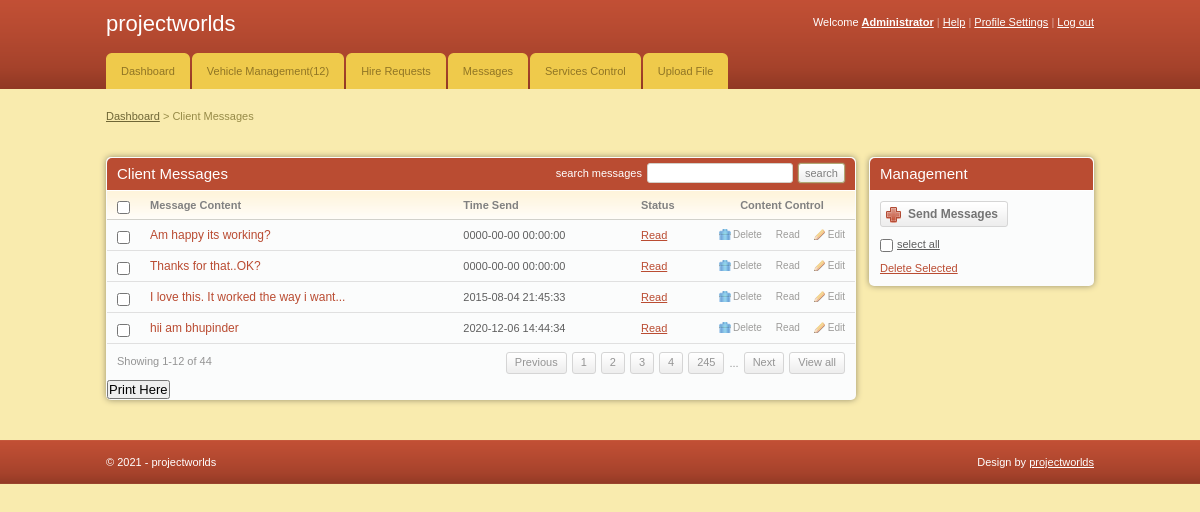
The app's page /admin/index.php (signed in) with its own data.
### tables this page shows
CREATE TABLE `message` (
  `msg_id` int(11) NOT NULL,
  `client_id` int(11) NOT NULL,
  `message` varchar(255) NOT NULL,
  `status` varchar(255) NOT NULL,
  `time` datetime NOT NULL
);

### admin/index.php (the view, shortened to what this page needs)
<!DOCTYPE html PUBLIC "-//W3C//DTD XHTML 1.0 Transitional//EN" "http://www.w3.org/TR/xhtml1/DTD/xhtml1-transitional.dtd">
<html xmlns="http://www.w3.org/1999/xhtml">
<head>
	<link rel="stylesheet" href="css/style.css" type="text/css" media="all" />
</head>
<body>
<div id="header">
	<div class="shell">
		<?php
			include 'menu.php';
		?>
		</div>
	</div>
<div id="container">
	<div class="shell">
		<div class="small-nav">
			<a href="index.php">Dashboard</a>
			<span>&gt;</span>
			Client Messages
		</div>
		<br />
		<div id="main">
			<div id="content">
				<div class="box">
					<div class="box-head">
						<h2 class="left">Client Messages</h2>
						<div class="right">
							<label>search messages</label>
							<input type="text" class="field small-field" />
							<input type="submit" class="button" value="search" />
						</div>
					</div>
					<div class="table">
						<table width="100%" border="0" cellspacing="0" cellpadding="0">
							<tr>
								<th width="13"><input type="checkbox" class="checkbox" /></th>
								<th>Message Content</th>
								<th>Time Send</th>
								<th>Status</th>
								<th width="110" class="ac">Content Control</th>
							</tr>
							<?php
								include '../includes/config.php';
								$select = "SELECT * FROM message";
								$result = $conn->query($select);
								while($row = $result->fetch_assoc()){
							?>
							<tr>
								<td><input type="checkbox" class="checkbox" /></td>
								<td><h3><a href="#"><?php echo $row['message'] ?></a></h3></td>
								<td><?php echo $row['time'] ?></td>
								<td><a href="#"><?php echo $row['status'] ?></a></td>
								<td><a href="javascript:sureToApprove(<?php echo $row['msg_id'];?>)" class="ico del">Delete</a><a href="javascript:read(<?php echo $row['msg_id'];?>)" name="read" class="ico ">Read</a><a href="#" class="ico edit">Edit</a></td>
							</tr>
							<?php
								}
							?>
						</table>
						<div class="pagging">
							<div class="left">Showing 1-12 of 44</div>
							<div class="right">
								<a href="#">Previous</a>
								<a href="#">1</a>
								<a href="#">2</a>
								<a href="#">3</a>
								<a href="#">4</a>
								<a href="#">245</a>
								<span>...</span>
								<a href="#">Next</a>
								<a href="#">View all</a>
							</div>
						</div>
					</div>
					<h2><input type="submit" onclick="window.print()" value="Print Here" /></h2>
				</div>
			</div>
			<div id="sidebar">
				<div class="box">
					<div class="box-head">
						<h2>Management</h2>
					</div>
					<div class="box-content">
						<a href="#" class="add-button"><span>Send Messages</span></a>
						<p class="select-all"><input type="checkbox" class="checkbox" /><label>select all</label></p>
						<p><a href="#">Delete Selected</a></p>
					</div>
				</div>
			</div>
		</div>
	</div>
</div>
<div id="footer">
	<div class="shell">
		<span class="left">&copy; <?php echo date("Y");?> - projectworlds</span>
		<span class="right">
			Design by <a href="http://projectworlds.in">projectworlds</a>
		</span>
	</div>
</div>
</body>
</html>

### admin/css/style.css (style rules this page uses)
* { padding:0; margin:0; outline:0; }
body { background:#f9ebae; font-family: Verdana, sans-serif; font-size:11px; line-height:14px; color:#5e5e5e; }
input, textarea, select { font-family: Verdana, sans-serif; font-size:13px; }
.field { border:solid 1px #d3cfc7; background:#fff; padding:5px; }
.small-field { border:solid 1px #d3cfc7; background:#fff; padding:3px 1px; font-size:11px; }
.checkbox { width:13px; height:13px; vertical-align:top; position:relative; top:2px; }
.button { background:#eee url(images/button.gif) repeat-x 0 0; border:solid 1px #b1a874; color:#7f7f7f; font-size:11px; padding:2px 6px 2px 6px; cursor:pointer; line-height:14px !important; }
a { color:#ba4c32; text-decoration: underline; cursor:pointer; }
.left, .alignleft { float:left; display:inline; }
.right, .alignright { float:right; display:inline; }
.ac { text-align: center !important; }
h2 { font-size:15px; font-weight: normal; }
h3 { font-size:12px; line-height:14px; font-weight: normal; }
h3 a { text-decoration: none; }
.shell { width:988px; margin:0 auto; }
#header { height:89px; background:url(images/header.gif); white-space:nowrap; }
#container { padding:20px 0; }
.small-nav { color:#978b48; padding-bottom:20px; }
.small-nav a { color:#6f6636; }
#content { float:left; width:750px; }
#sidebar { float:right; width:225px; }
.table th { background:#fffdfa url(images/th.gif) repeat-x 0 0; color:#818181; text-align: left; padding:7px 10px; border-bottom:solid 1px #d2d1cb; }
.table td { background:#fbfcfc; border-bottom:solid 1px #e0e0e0; padding:8px 10px; }
.box { background:#fbfcfc; height:100%; padding:1px; margin-bottom:20px; }
.box-head { background:#ba4c32; height:32px; color:#fff; padding: 0 10px; line-height:32px; white-space:nowrap; border-bottom:solid 1px #fff; }
.box-head .right { padding-top:5px; line-height:13px; }
.box-head .right label, .box-head .right input { float:left; }
.box-head .right label { padding:4px 0 0 0; }
.box-head .right input { margin-left:5px; }
.pagging { height:20px; padding:8px 10px; line-height:19px; color:#949494; }
.pagging a { background:url(images/pagging.gif) repeat-x 0 0; height:20px; float:left; padding:0 8px; border:solid 1px #d5d5d5; text-decoration: none; color:#949494; margin-left:5px; }
.pagging span { float:left; margin-left:5px; padding-top:2px; }
a.ico { color:#9d9c9a; font-size:10px; text-decoration: none; padding:0 0 0 14px; background-repeat:no-repeat; background-position:0 0; }
a.del { background-image:url(images/del.gif) }
a.edit { background-image:url(images/edit.gif); margin-left:14px; }
.box-content { padding:10px; }
.box-content p { padding-top:10px; }
.select-all label { text-decoration: underline; padding-left:4px; }
.add-button, .add-button span { float:left; height:26px; background:url(images/add-button.gif) no-repeat 0 0; padding:0 0 0 28px; }
.add-button span { background-position:right 0; padding:0 10px 0 0; }
.add-button { font-weight: bold; font-size:12px; color:#747474; text-decoration: none; line-height:26px; }
#footer { height:44px; background:url(images/footer.gif); line-height:44px; color:#fff; }
#footer a { color:#fff; }
.box { -moz-border-radius:5px; -webkit-border-radius:5px; -moz-box-shadow: 0 0 6px #978f6c; -webkit-box-shadow: 0 0 6px #978f6c; }
.box-head { -moz-border-radius-topleft:5px; -moz-border-radius-topright:5px; -webkit-border-top-left-radius:5px; -webkit-border-top-right-radius:5px; }
.field, .button { -moz-border-radius:4px; -webkit-border-radius:4px; }
.small-field, .button, .pagging a { -moz-border-radius:3px; -webkit-border-radius:3px; }
.button { -moz-box-shadow: 0 0 2px #978f6c; -webkit-box-shadow: 0 0 2px #978f6c; }

### records on screen
message: message "Am happy its working?", time "0000-00-00 00:00:00", status "Read"
message: message "Thanks for that..OK?", time "0000-00-00 00:00:00", status "Read"
message: message "I love this. It worked the way i want...", time "2015-08-04 21:45:33", status "Read"
message: message "hii am bhupinder", time "2020-12-06 14:44:34", status "Read"

### other values on screen
$count_car "12"
